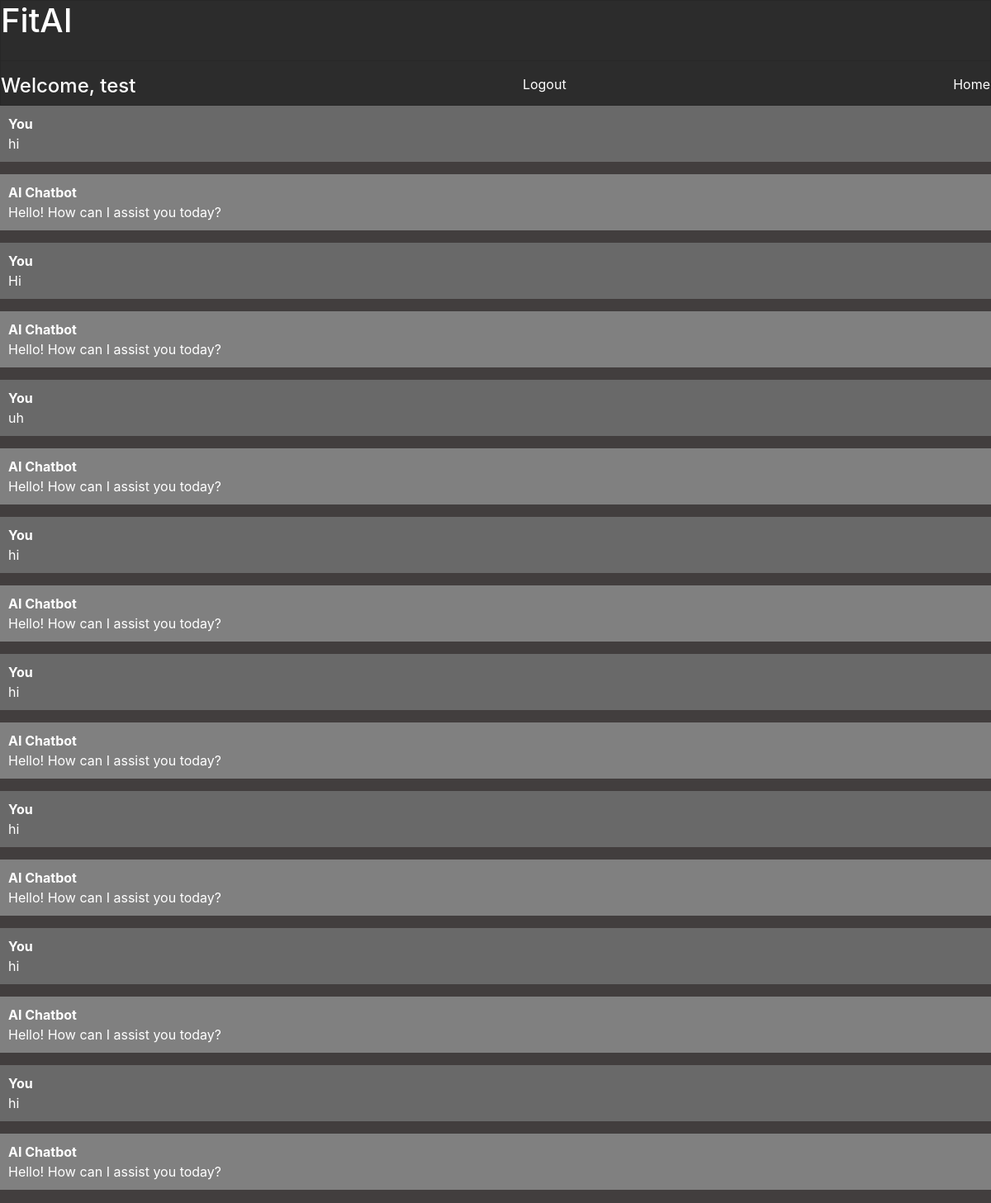
The page /history (signed in) on the database its author committed.
### chatbot/models.py (models this page shows, shortened)
class Chat(models.Model):
    user = models.ForeignKey(User, on_delete=models.CASCADE)
    message = models.TextField()
    response = models.TextField()
    created_at = models.DateTimeField(auto_now_add=True)

### chatbot/views.py (the view)
# urls.py: path('history', views.history, name='history'),
def history(request):
    chats = Chat.objects.filter(user=request.user)
    return render(request, 'history.html', {'chats': chats})

### templates/history.html
{% extends 'layout.html' %}
{% block content %}
    <div class="card" style="background-color: #2c2c2c; border-radius: 0px;">
      <h1 style="color: white;text-decoration:none;">FitAI</h1>
      <hr>
      <div class="header-container" style="display: flex;align-start: ;justify-content: space-between; background-color: #2c2c2c;">
        <div>
          <h4 style="color: white;text-decoration:none;">Welcome, {{user.username}}</h4>
        </div>
        <div>
          <a style="color: white;text-decoration:none;" href="logout"><h7>Logout</h7></a>
        </div>
        <div>
          <a style="color: white;text-decoration:none;" href="home"><h7>Home</h7></a>
        </div>
      </div>
    </div>
    <ul class="list-unstyled messages-list">
        {% for chat in chats %}
          {% if chat.user == request.user %}
            <li class="message sent" style="color: white; background-color: #696969;">
              <div class="message-text">
                <div class="message-sender">
                  <b>You</b>
                </div>
                <div class="message-content">
                  {{chat.message}}
                </div>
              </div>
            </li>
              <li class="message received" style="color: white; background-color: gray;">
                <div class="message-text">
                  <div class="message-sender">
                    <b>AI Chatbot</b>
                  </div>
                  <div class="message-content">
                    {{chat.response}}
                  </div>
                </div>
              </li>
          {% endif %}
        {% endfor %}
      </ul>
{% endblock %}

### chatbot/static/css/styles.css (style rules this page uses)
body { height: 100%; background-color: #423e3e; }
.messages-list { padding-left: 0; }
.message { margin-bottom: 15px; list-style: none; }
.message-text { padding: 10px; border-radius: 5px; }
.sent { background-color: #dcf8c6; align-self: flex-end; }
.received { background-color: #f1f0f0; align-self: flex-start; }

### rows shown on the page
Chat: message "hi", response "Hello! How can I assist you today?"
Chat: message "Hi", response "Hello! How can I assist you today?"
Chat: message "uh", response "Hello! How can I assist you today?"
Chat: message "hi", response "Hello! How can I assist you today?"
Chat: message "hi", response "Hello! How can I assist you today?"
Chat: message "hi", response "Hello! How can I assist you today?"
Chat: message "hi", response "Hello! How can I assist you today?"
Chat: message "hi", response "Hello! How can I assist you today?"

### other values the page prints
{{ user.username }} "test"
